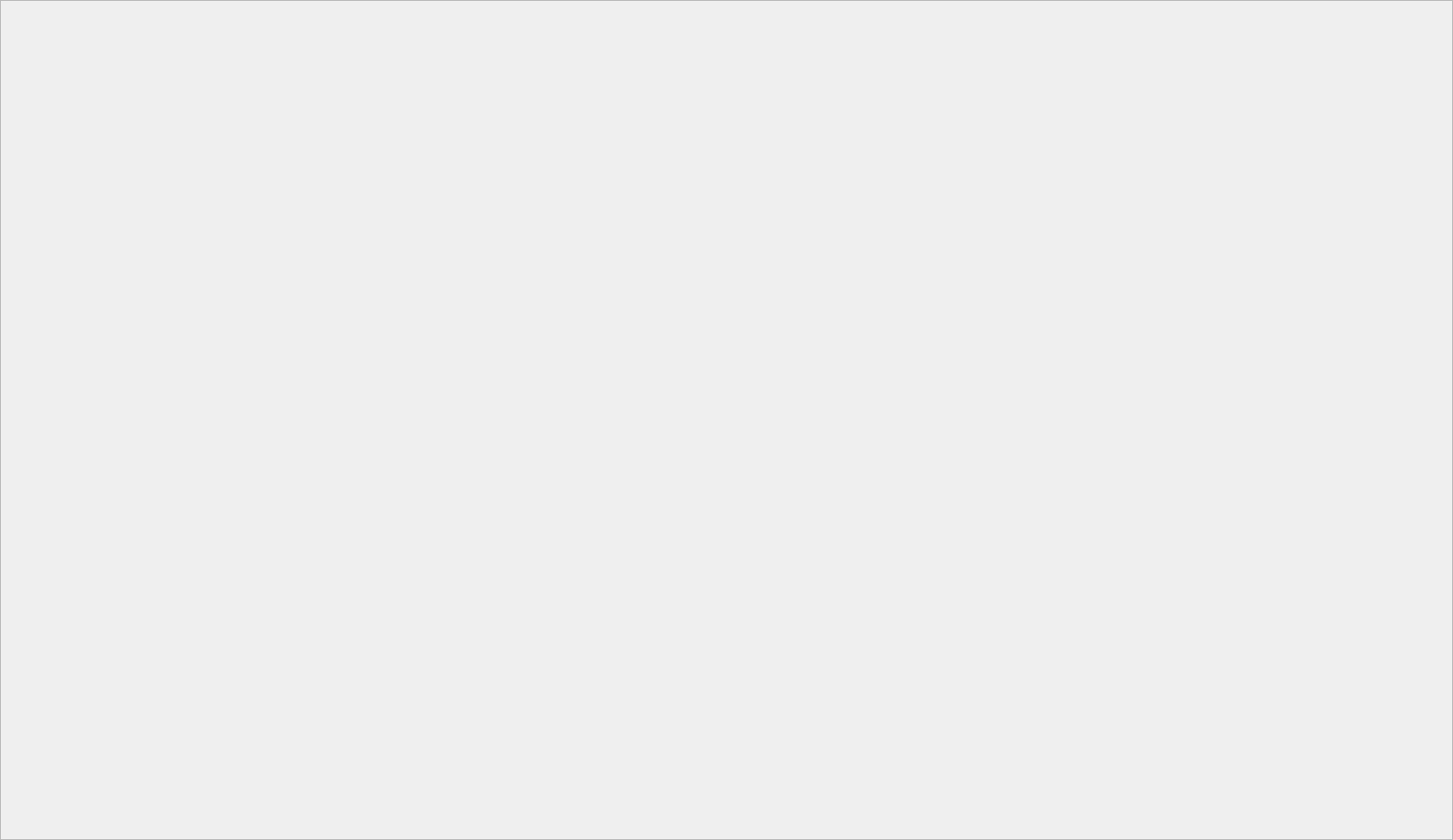
<?xml version="1.0" encoding="UTF-8"?>
<ui version="4.0">
 <class>CameraView</class>
 <widget class="QWidget" name="CameraView">
  <property name="geometry">
   <rect>
    <x>0</x>
    <y>0</y>
    <width>1600</width>
    <height>925</height>
   </rect>
  </property>
  <property name="windowTitle">
   <string>Form</string>
  </property>
  <layout class="QGridLayout" name="gridLayout">
   <property name="leftMargin">
    <number>0</number>
   </property>
   <property name="topMargin">
    <number>0</number>
   </property>
   <property name="rightMargin">
    <number>0</number>
   </property>
   <property name="bottomMargin">
    <number>0</number>
   </property>
   <property name="spacing">
    <number>0</number>
   </property>
   <item row="0" column="0">
    <widget class="QScrollArea" name="scrollArea">
     <property name="lineWidth">
      <number>0</number>
     </property>
     <property name="widgetResizable">
      <bool>true</bool>
     </property>
     <widget class="QWidget" name="scrollAreaWidgetContents">
      <property name="geometry">
       <rect>
        <x>0</x>
        <y>0</y>
        <width>1598</width>
        <height>923</height>
       </rect>
      </property>
      <layout class="QVBoxLayout" name="verticalLayout">
       <property name="spacing">
        <number>0</number>
       </property>
       <property name="leftMargin">
        <number>0</number>
       </property>
       <property name="topMargin">
        <number>0</number>
       </property>
       <property name="rightMargin">
        <number>0</number>
       </property>
       <property name="bottomMargin">
        <number>0</number>
       </property>
       <item>
        <widget class="CameraWidget" name="widgetImage" native="true">
         <property name="sizePolicy">
          <sizepolicy hsizetype="Preferred" vsizetype="Fixed">
           <horstretch>0</horstretch>
           <verstretch>0</verstretch>
          </sizepolicy>
         </property>
         <property name="minimumSize">
          <size>
           <width>0</width>
           <height>300</height>
          </size>
         </property>
         <property name="maximumSize">
          <size>
           <width>16777215</width>
           <height>300</height>
          </size>
         </property>
        </widget>
       </item>
       <item>
        <widget class="GraphStyleChartWidget" name="widgetGraph" native="true">
         <property name="minimumSize">
          <size>
           <width>0</width>
           <height>300</height>
          </size>
         </property>
        </widget>
       </item>
       <item>
        <widget class="CameraSettings" name="widgetCtrl" native="true">
         <property name="sizePolicy">
          <sizepolicy hsizetype="Preferred" vsizetype="Fixed">
           <horstretch>0</horstretch>
           <verstretch>0</verstretch>
          </sizepolicy>
         </property>
         <property name="minimumSize">
          <size>
           <width>0</width>
           <height>300</height>
          </size>
         </property>
         <property name="maximumSize">
          <size>
           <width>16777215</width>
           <height>350</height>
          </size>
         </property>
        </widget>
       </item>
      </layout>
     </widget>
    </widget>
   </item>
  </layout>
 </widget>
 <customwidgets>
  <customwidget>
   <class>GraphStyleChartWidget</class>
   <extends>QWidget</extends>
   <header>UIClass/CustomWidget/GraphStyleChartWidget.h</header>
   <container>1</container>
  </customwidget>
  <customwidget>
   <class>CameraWidget</class>
   <extends>QWidget</extends>
   <header>UIClass/CameraWidget/CameraWidget.h</header>
   <container>1</container>
  </customwidget>
  <customwidget>
   <class>CameraSettings</class>
   <extends>QWidget</extends>
   <header>UIClass/CameraWidget/CameraSettings.h</header>
   <container>1</container>
  </customwidget>
 </customwidgets>
 <resources/>
 <connections/>
</ui>
